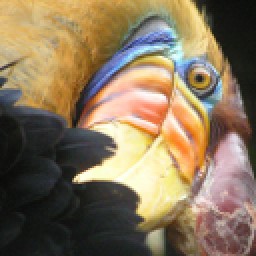
#> input picture asng00/test.png, 128 x 128 px (shown 2 times larger)
$ jupyter execute --allow-errors A00_task.ipynb
#> lines starting #> are read from the running program, lines starting #| are printed output that depends on the picture; after the words box and inside, x2 and y2 are one past the last pixel; in counts of white or black regions, pixels touching at a corner belong together
<a href="https://colab.research.google.com/github/BorisOskolkov/MLcourse/blob/main/asng00/A00_task.ipynb" target="_parent"></a>

[cell 1]
# this Ipython script should be in the folder containing test.txt and test.png
# Made by Boris Oskolkov for Assignment00 (CS5783)
import numpy as np
import matplotlib.pyplot as plt
import string
import cv2
from IPython.display import Image

#> (a cell that did not finish here is left out)

[cell 3]
# initialize a dictionary with alphabet letters
letters = dict.fromkeys(string.ascii_lowercase, 0)

# iterate through every letter in the text
#> (the rest of this cell did not finish here and is left out)

[cell 4]
# making a np array for letters values
letters_values=np.array(list(letters.values()))
# sum all letters
number_of_letters = sum(letters_values)
# making normalized values by dividing every value by sum
letters_n_values=letters_values/number_of_letters

[cell 5]
# making the histogramm for normalized frequences
plt1 = plt
plt1.bar(list(letters.keys()), letters_n_values, color='g')
#> (this line was passed over: IPython is not available in this run)
plt1.xlabel("Letter")
#> (this line was passed over: IPython is not available in this run)
plt1.ylabel("Normalized frequences")
#> (this line was passed over: IPython is not available in this run)
plt1.show()

[cell 6]
# making the histogramm for unnormalized frequences
plt2 = plt
plt2.bar(list(letters.keys()), letters_values, color='r')
#> (this line was passed over: IPython is not available in this run)
plt2.xlabel("Letter")
#> (this line was passed over: IPython is not available in this run)
plt2.ylabel("Unnormalized frequences")
#> (this line was passed over: IPython is not available in this run)
plt2.show()

[cell 7]
# --------- end of a first problem --------------

[cell 8]
# --------- start of a second problem --------------
# initialise problem conditions
# load image into img variable
img = cv2.imread("test.png")
#> img is the input picture: shape (128, 128, 3); mean B, G, R 91.3, 117.4, 135.4
# defining R,G,B pixels
rgb_pixels = np.array([[255,0,0],[0,255,0],[0,0,255]])

# finding out the dimensions of the image
rows,columns,_ = img.shape
#> rows = 128; columns = 128

# iterate over every pixel
for i in range(rows):
    for j in range(columns):
      # reset distance variable to R,G,B pixels
      result_distance = np.array([0,0,0])
      for p in range(3):
        #finding Euclidean distance to R,G,B pixels
        result_distance[p] = np.linalg.norm(rgb_pixels[p]-img[i,j])
      # choosing the smallest one and replace the initial pixel with the nearest R,G or B
      img[i,j] = rgb_pixels[result_distance.argmin()]
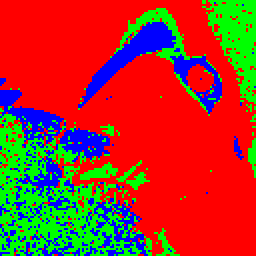
#> img: shape (128, 128, 3) (shown 2 times larger); mean B, G, R 36.3, 56.5, 162.2

# Saving the image
if cv2.imwrite('output1.png', img):
  print(f'Picture "output1.png" succesfully saved in the directory' )
  display(Image(filename='output1.png'))

[cell 9]
# Start cutting a square from the center
square_side = 50
# preparing variables for rows
start_point = (rows-square_side)/2
#> start_point = 39
end_point = (rows+square_side)/2
#> end_point = 89
cut_rows = np.linspace(start_point, end_point , square_side, endpoint=False).astype(int)
#> cut_rows = 50 values from 39 to 88

# preparing variables for columns
start_point = (columns-square_side)/2
end_point = (columns+square_side)/2
cut_columns = np.linspace(start_point, end_point , square_side, endpoint=False).astype(int)
#> cut_columns = 50 values from 39 to 88

# cutting a square
for i in cut_rows:
    for j in cut_columns:
      img[i,j] = [0,0,0]
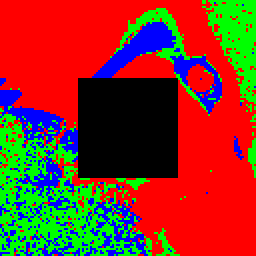
#> img: shape (128, 128, 3) (shown 2 times larger); 15.26% of pixels changed, all inside (x1, y1, x2, y2) = (39, 39, 89, 89)
# Saving the image
if cv2.imwrite('output2.png', img):
  print(f'Picture "output2.png" succesfully saved in the directory' )
  display(Image(filename='output2.png'))


# --------- end of a second problem --------------
